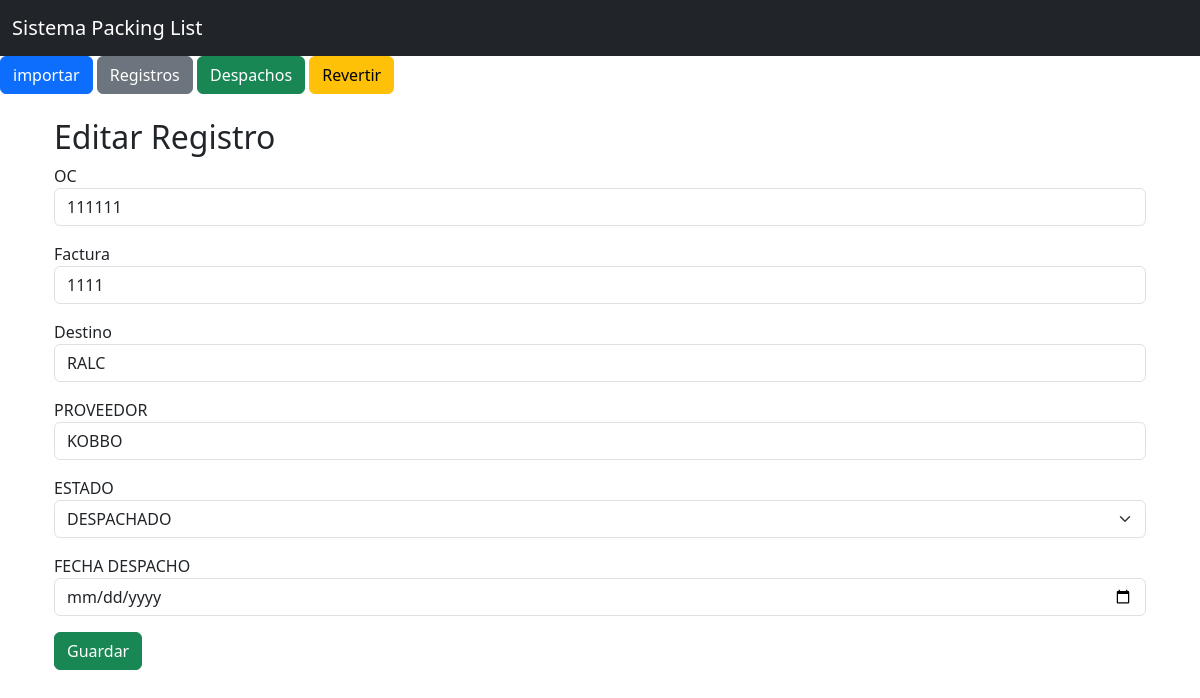
The app's page /editar/3, older data.
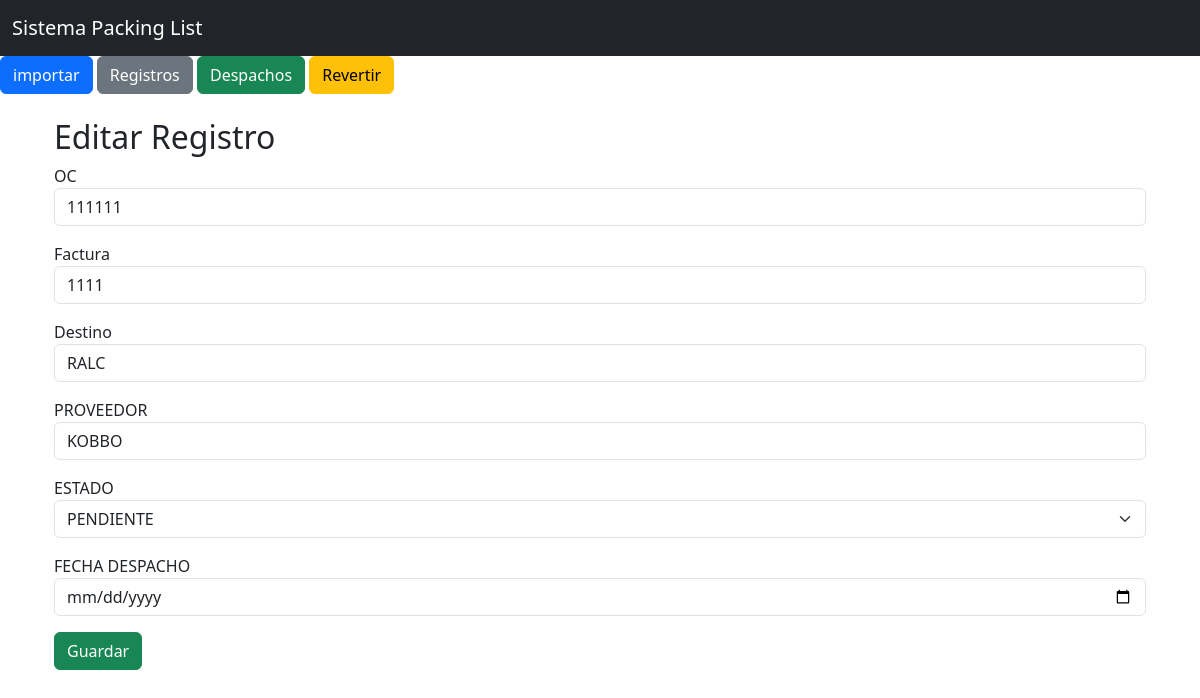
The same page, newer data.
### models.py (models this page shows)
class Consolidado(db.Model):
    __tablename__ = "consolidado"
    id = db.Column(db.Integer, primary_key=True)
    oc = db.Column(db.String(50))
    factura = db.Column(db.String(50))
    destino = db.Column(db.String(20), nullable=False)
    proveedor = db.Column(db.String(150))
    bultos = db.Column(db.Integer, nullable=False)
    unidades = db.Column(db.String(50), nullable=False)
    tipo_carga = db.Column(db.String(50), nullable=False, default="NACIONAL")
    etiqueta = db.Column(db.String(150))
    observacion = db.Column(db.String(500))
    estado = db.Column(db.String(20), nullable=False, default="PENDIENTE")
    origen_archivo = db.Column(db.String(50), nullable=False)
    nombre_archivo = db.Column(db.String(255))
    fecha_carga = db.Column(db.DateTime)
    eliminado = db.Column(db.Boolean, nullable=False, default=False)
    fecha_eliminacion = db.Column(db.DateTime)
    fecha_despacho = db.Column(db.DateTime)

### app.py (the view, shortened to what this page needs)
@app.route("/editar/<int:id>", methods=["GET", "POST"])
def editar(id):
    registro = Consolidado.query.get_or_404(id)
    return render_template("editar.html", registro=registro)

### templates/editar.html
{%- extends "base.html" -%}
{%- block contenido -%}
<div class="container">
    <h2>Editar Registro</h2>
    <form method="POST">
        <div class="mb-3">
            <label>OC</label>
            <input type="text" name="oc" class="form-control" value="{{ registro.oc }}" readonly>
        </div>
        <div class="mb-3">
            <label>Factura</label>
            <input type="text" name="factura" class="form-control" value="{{ registro.factura }}">
        </div>
        <div class="mb-3">
            <label>Destino</label>
            <input type="text" name="destino" class="form-control" value="{{ registro.destino }}">
        </div>
        <div class="mb-3">
            <label>PROVEEDOR</label>
            <input type="text" name="proveedor" class="form-control" value="{{ registro.proveedor }}">
        </div>
        <div class="mb-3">
            <label>ESTADO</label>
            <select name="estado" class="form-select">
                <option value="PENDIENTE"{% if registro.estado == 'PENDIENTE' %} selected {% endif %}>PENDIENTE</option>
                <option value="DESPACHADO"{% if registro.estado == 'DESPACHADO' %} selected {% endif %}>DESPACHADO</option>
            </select>
        </div>
        <div class="mb-3"
            <label>FECHA DESPACHO</label>
            <input
                type="date"
                name="fecha_despacho"
                class="form-control"
                value="{% if registro.fecha_despacho %}{{ registro.fecha_despacho.strftime('%Y-%m-%d')}} {% endif %}"
            >
        </div>
        <button type="submit" class="btn btn-success">Guardar</button>
    </form>
</div>
{%- endblock -%}

Row changes from the older to the newer data that the page shows:
changed Consolidado "RALC": estado "DESPACHADO" → "PENDIENTE"
